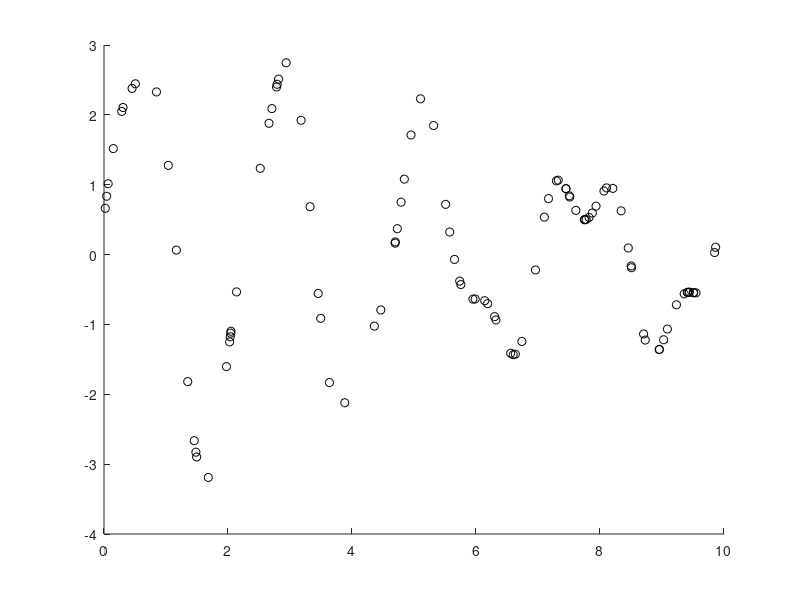

The MATLAB source for this figure: (Note: this script raises an error after producing the figure.)
% function main
clear all;
close all;
% load plan;
i = 1; % the ith Curve
x = sort(10*rand(1,100));
y = sin(x*rand(1)*pi)+0.5*cos(x*3*rand(1)*pi)+2*sin(x*rand(1)*pi);
% x = plan(2,breakpoint(i)+1:breakpoint(i+1));
% y = plan(3,breakpoint(i)+1:breakpoint(i+1));
% x = plan_x;
% y = plan_y;
% x = rand(1,3);
% y = rand(1,3);
points = [x;y];
figure(1);
% p = fit(x',y','smoothingspline');
% plot(p,x,y);hold on;
% plot(x,y);hold on;
scatter(points(1,:),points(2,:),'k');hold on;
maxError =0.1;
bezCurve = fitCurve(points,maxError);
% end

function [bezCurve] = fitCurve(points,maxError)
leftTangent = (points(:,2)-points(:,1))/norm(points(:,2)-points(:,1));
rightTangent = (points(:,end-1)-points(:,end))/norm(points(:,end-1)-points(:,end));
bezCurve = fitCubic(points,leftTangent,rightTangent,maxError, 1);
end

function [bezCurve] = fitCubic(points,leftTangent,rightTangent,error, start)
load plan;
if size(points,2) == 2
    dist = norm(points(:,1)-points(:,2))/3;
    bezCurve = [points(:,1),points(:,1)+leftTangent*dist,points(:,2)+rightTangent*dist,points(:,2)];
    return;
end

u = chordLengthParameterize(points);
bezCurve = generateBezier(points,u,leftTangent,rightTangent);
[maxError,splitPoint] = computerMaxError(points,bezCurve,u);
if maxError<error
%     bezCurve
    DrawBezier(bezCurve);
    scatter(bezCurve(1,4),bezCurve(2,4),'linewidth', 2);
%      [plan_x(start+splitPoint),plan_y(start+splitPoint)]
%     scatter(plan_x(start+splitPoint),plan_y(start+splitPoint),'linewidth', 2);
    return;
end
if maxError<error*2
    for i = 1 : 20
        uPrime = reparameterize(bezCurve,points,u);
        bezCurve = generateBezier(points,uPrime,leftTangent,rightTangent);
        [maxError,splitPoint] = computerMaxError(points,bezCurve,uPrime);
        if maxError<error
%             bezCurve
            DrawBezier(bezCurve)
%             scatter(bez(1,1),bez(2,1));
            scatter(bezCurve(1,4),bezCurve(2,4),'linewidth', 2);
%             [plan_x(start+splitPoint),plan_y(start+splitPoint)]
            return;
        end
        u = uPrime;
    end
end
if (splitPoint==1)||(splitPoint==size(points,2)) 
    return;
end
centerTangent = (points(:,splitPoint-1)-points(:,splitPoint+1))/norm(points(:,splitPoint-1)-points(:,splitPoint+1));
fitCubic(points(:,1:splitPoint),leftTangent,centerTangent,error,start);
fitCubic(points(:,splitPoint:end),-centerTangent,rightTangent,error,start+splitPoint-1);
end

function [bezCurve] = generateBezier(points,parameters,leftTangent,rightTangent)
bezCurve(:,1) = points(:,1);
bezCurve(:,4) = points(:,end);
A = zeros(2,2,4);
for i = 1:size(parameters,2)
    A(:,1,i) = leftTangent*3*(1-parameters(:,i))^2*parameters(:,i);
    A(:,2,i) = rightTangent*3*(1-parameters(:,i))*parameters(:,i)^2;
end
C = zeros(2,2);
X = zeros(1,2);
for i = 1:size(parameters,2)
    C(1,1) = C(1,1)+sum(A(:,1,i).*A(:,1,i));
    C(1,2) = C(1,2)+sum(A(:,1,i).*A(:,2,i));
    C(2,1) = C(2,1)+sum(A(:,1,i).*A(:,2,i));
    C(2,2) = C(2,2)+sum(A(:,2,i).*A(:,2,i));
    tmp = points(:,i) - Bezierq([points(:,1),points(:,1),points(:,end),points(:,end)],parameters(:,i)); 
    X(1) = X(1)+A(:,1,i)'*tmp;
    X(2) = X(2)+A(:,2,i)'*tmp;
end
det_C0_C1 = C(1,1)*C(2,2)-C(1,2)*C(2,1);
det_C0_X = C(1,1)*X(2)-C(2,1)*X(1);
det_X_C1 = C(2,2)*X(1)-C(1,2)*X(2);
if det_C0_C1==0
    alpha_l = 0;
    alpha_r = 0;
else
    alpha_l = det_X_C1/det_C0_C1;
    alpha_r = det_C0_X/det_C0_C1;
end
segLength = norm(points(:,1)-points(:,end));
epsilon = 1e-6*segLength;
if alpha_l<epsilon || alpha_r<epsilon
    bezCurve(:,2) = bezCurve(:,1)+leftTangent*(segLength/3);
    bezCurve(:,3) = bezCurve(:,4)+rightTangent*(segLength/3);
else
    bezCurve(:,2) = bezCurve(:,1)+leftTangent*alpha_l;
    bezCurve(:,3) = bezCurve(:,4)+rightTangent*alpha_r;
end
end

function [u] = chordLengthParameterize(points)
u=[0];
for i = 2:size(points,2)
    u(:,i) = u(:,i-1)+norm(points(:,i)-points(:,i-1));
end

for i = 1:size(u,2)
    u(:,i)=u(:,i)/u(:,end);
end
end

function [uPrime] = reparameterize(bezCurve,points,u)
for i = 1:size(points,2)
    uPrime(:,i) = newtonRaphsonRootFind(bezCurve,points(:,i),u(:,i));
end
end

function [param] =  newtonRaphsonRootFind(bez,point,u)
d = Bezierq(bez,u)-point;
numerator = sum(d.*Bezierqprime(bez,u));
denominator = sum(Bezierqprime(bez,u).^2)+sum(d.*Bezierqprime2(bez,u));
if denominator == 0
    param = u;
else
    param = u-numerator/denominator;
end
    
end

function [maxDist,splitPoint] = computerMaxError(points,bez,parameters)
maxDist = 0;
splitPoint = size(points,2)/2;
for i = 1:size(points,2)
    dist = norm(Bezierq(bez,parameters(:,i))-points(:,i))^2;
    if dist>maxDist
        maxDist = dist;
        splitPoint = i;
    end
end
end

function [point] = Bezierq(ctrlPoly,t)
point = (1-t)^3*ctrlPoly(:,1)+3*(1-t)^2*t*ctrlPoly(:,2)+3*t^2*(1-t)*ctrlPoly(:,3)+t^3*ctrlPoly(:,4);
end

function [point] = Bezierqprime(ctrlPoly,t)
point = 3*(1-t)^2*(ctrlPoly(:,2)-ctrlPoly(:,1))+6*(1-t)*t*(ctrlPoly(:,3)-ctrlPoly(:,2))+3*t^2*(ctrlPoly(:,4)-ctrlPoly(:,3));
end

function [point] = Bezierqprime2(ctrlPoly,t)
point = 6*(1-t)*(ctrlPoly(:,3)-2*ctrlPoly(:,2)+ctrlPoly(:,1))+6*t*(ctrlPoly(:,4)-2*ctrlPoly(:,3)+ctrlPoly(:,2));
end

function [] = DrawBezier( points )
% global eM;
t = 0:0.001:1;
B = [];
for i = 1:size(t,2)
    B = [B, points(:,1)*(1-t(i))^3+3*points(:,2)*t(i)*(1-t(i))^2+3*points(:,3)*t(i)^2*(1-t(i))+points(:,4)*t(i)^3];
end
figure(1)
scatter(points(1,1),points(2,1),'*','r'); hold on;
scatter(points(1,end),points(2,end),'*','r'); hold on;
% if eM == 0.02
%     plot(B(1,:),B(2,:),'linewidth',1,'color','r'); hold on;
% if eM == 0.05
    plot(B(1,:),B(2,:),'linewidth',1.5,'color','b'); hold on;
    axis equal;
% elseif eM == 0.1
%     plot(B(1,:),B(2,:),'linewidth',1,'color','g'); hold on;
% end
end

